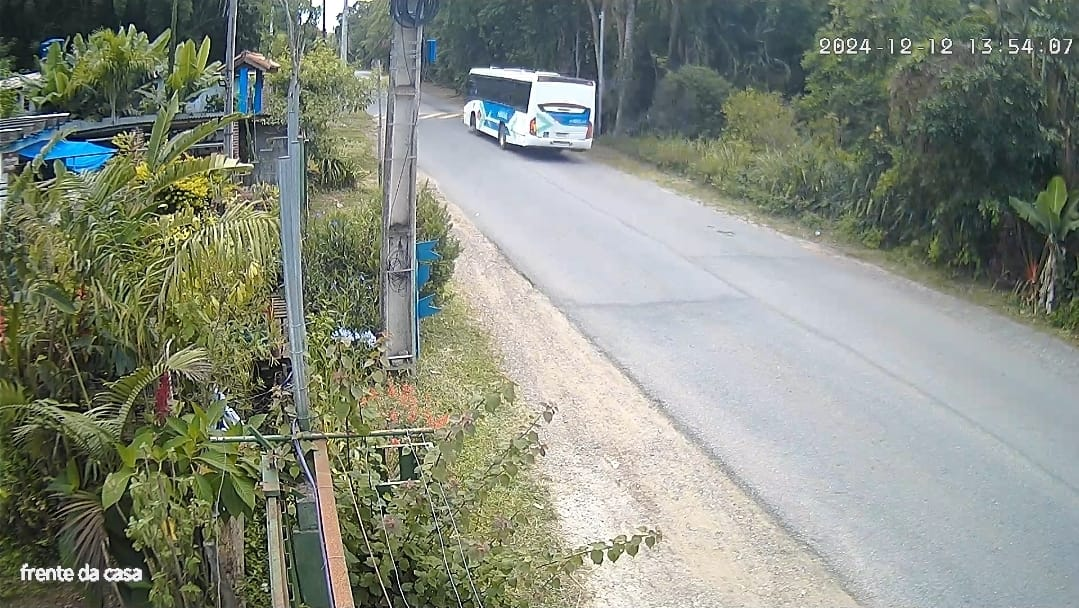
#> input picture referencia1.jpeg, 1079 x 608 px, given in place of teste.mp4, which was not available
$ python 'Monitorar(cor).py'
#> lines starting #> are read from the running program, lines starting #| are printed output that depends on the picture; after the words box and inside, x2 and y2 are one past the last pixel; in counts of white or black regions, pixels touching at a corner belong together; pictures that were not available may be replaced by others from this repository, and a replacement may not be noted
import cv2
import datetime

# Função auxiliar para verificar se está dentro de um horário bloqueado (ex: manhã)
def esta_em_horario_bloqueado():
    agora = datetime.datetime.now()
    hora = agora.hour
    minuto = agora.minute

    # EXEMPLO: bloquear entre 08:00 e 09:00
    if (hora == 8):
        return True
    return False

# Inicializa a captura de vídeo da câmera (0 = webcam interna, ou substitua pelo caminho RTSP/IP)
#cap = cv2.VideoCapture('rtsp://admin:admin@192.168.1.28:554/h264')

# teste
cap = cv2.VideoCapture('teste.mp4')

# Classificador de detecção de objetos (poderia ser YOLO, MobileNet ou modelo treinado para ônibus)
# Para fins de exemplo, usaremos simples detecção de contornos + cor
while True:
    ret, frame = cap.read()
#> frame is the input picture: shape (608, 1079, 3); mean B, G, R 126.8, 139.3, 133.3
    if not ret:
        break

    # Redimensiona para melhorar desempenho
    resized = cv2.resize(frame, (640, 480))
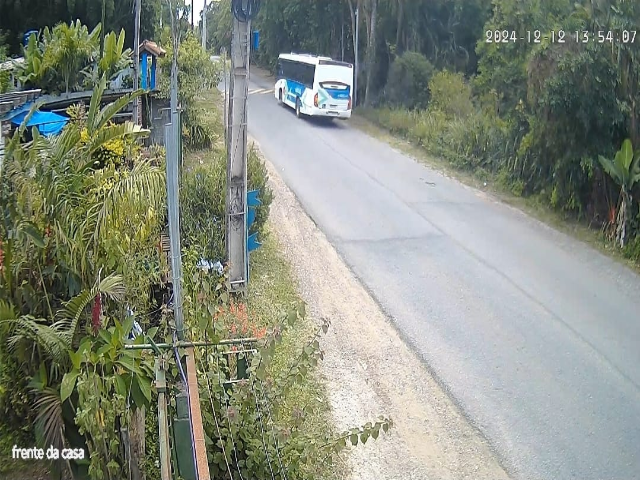
#> resized: shape (480, 640, 3); mean B, G, R 126.7, 139.2, 133.2

    # Converte para HSV para facilitar a detecção de cores
    hsv = cv2.cvtColor(resized, cv2.COLOR_BGR2HSV)
#> hsv: shape (480, 640, 3); mean H, S, V 64, 52.1, 143.4

    # Define faixas de cor para azul e branco (ajustar conforme o tom do ônibus)
    azul_lower = (100, 100, 50)
    azul_upper = (130, 255, 255)

    branco_lower = (0, 0, 200)
    branco_upper = (180, 40, 255)

    # Cria máscaras para azul e branco
    mask_azul = cv2.inRange(hsv, azul_lower, azul_upper)
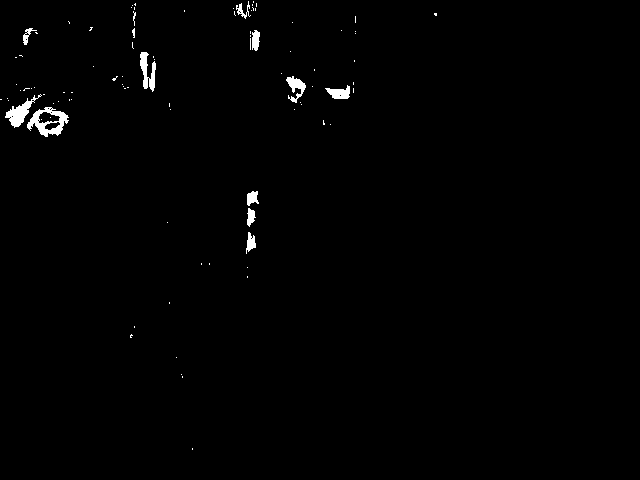
#> mask_azul: shape (480, 640); 0.87% white; 93 white regions (80 under 20 px), largest, box (x1, y1, x2, y2) and area: (27, 107, 69, 137) 555, (5, 94, 42, 128) 400, (140, 52, 156, 92) 333
    mask_branco = cv2.inRange(hsv, branco_lower, branco_upper)
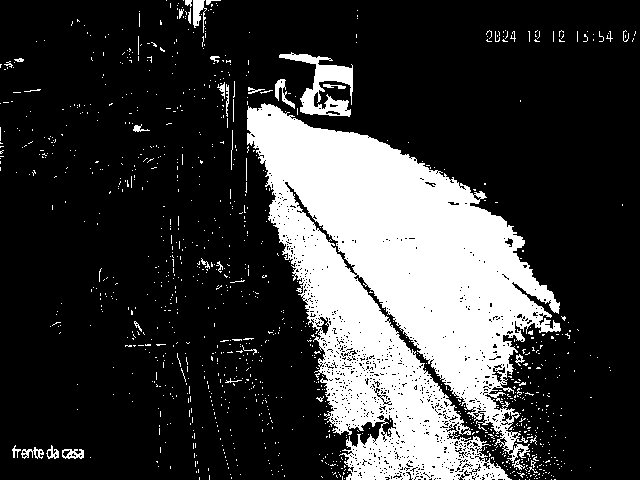
#> mask_branco: shape (480, 640); 22.8% white; 1114 white regions (1079 under 20 px)

    # Combina as máscaras
    mask_combined = cv2.bitwise_and(mask_azul, mask_branco)
#> mask_combined: shape (480, 640); every value is 0

    # Encontra contornos nas áreas detectadas
    contours, _ = cv2.findContours(mask_azul, cv2.RETR_TREE, cv2.CHAIN_APPROX_SIMPLE)
#> contours = 111 contours, 98 with area under 20; largest, box (x1, y1, x2, y2) and area: (27, 107, 69, 137) 716, (5, 94, 42, 128) 346, (140, 52, 156, 92) 260, (286, 76, 306, 103) 193, (325, 85, 350, 99) 179

    onibus_detectado = False

    for cnt in contours:
        area = cv2.contourArea(cnt)
        if area > 4000:  # Pode ajustar para filtrar objetos pequenos
            x, y, w, h = cv2.boundingRect(cnt)
            roi = mask_branco[y:y+h, x:x+w]
            branco_area = cv2.countNonZero(roi)

            # Se a região azul também tiver branco significativo, assume que é ônibus
            if branco_area > 600:
                onibus_detectado = True
                cv2.rectangle(resized, (x, y), (x+w, y+h), (255, 0, 0), 2)
                cv2.putText(resized, 'Onibus detectado', (x, y-10), cv2.FONT_HERSHEY_SIMPLEX, 0.6, (255, 0, 0), 2)
#> this loop made 111 passes
#> area on passes 12, 15, 16, 21, 22, 25, 42, 58: 97, 85.5, 102, 716, 86.5, 178.5, 345.5, 179

    # Se um ônibus foi detectado
    if onibus_detectado:
        agora = datetime.datetime.now().strftime("%Y-%m-%d %H:%M:%S")

        # Comentado: bloqueia registro em horários específicos
        # if esta_em_horario_bloqueado():
        #     print(f"Onibus detectado, mas ignorado por horário bloqueado: {agora}")
        # else:
        print(f"\u2705 Onibus detectado em {agora}")
        # Aqui você pode salvar em arquivo, banco ou enviar para seu site futuramente

    # Exibe o frame com a detecção
    cv2.imshow('Deteccao de Onibus', resized)

    # Pressione 'q' para sair
    if cv2.waitKey(1) & 0xFF == ord('q'):
#> (key q is pressed here)
        break

# Libera a câmera e fecha as janelas
cap.release()
cv2.destroyAllWindows()
